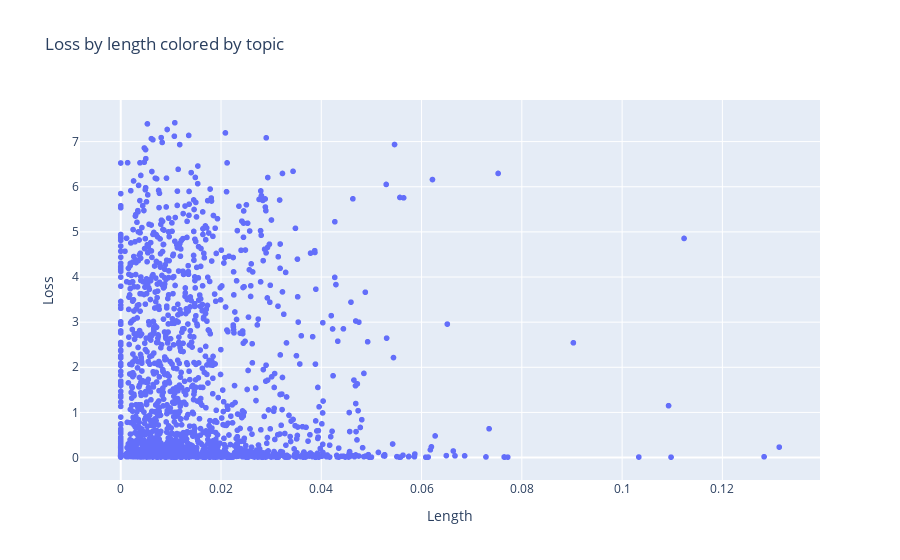

Notebook source saved alongside this figure:
### Code cell
fig = px.scatter(x=dataset_pandas["ratio_err"], y=dataset_pandas["loss"],
                 labels={"x": "Length", "y": "Loss"},
                 title="Loss by length colored by topic")

fig.show()

### Figure 1 — Plotly figure (JSON) as saved in the notebook; plotly's stock layout.template omitted (floating-point values rounded to 4 significant figures; data arrays with more than 128 entries replaced by an {"elided": "..."} marker saying what was removed)
{"data": [{"hovertemplate": "Length=%{x}<br>Loss=%{y}<extra></extra>", "legendgroup": "", "marker": {"color": "#636efa", "symbol": "circle"}, "mode": "markers", "name": "", "showlegend": false, "type": "scattergl", "x": {"elided": "2231 float values"}, "xaxis": "x", "y": {"elided": "2231 float values"}, "yaxis": "y"}], "layout": {"legend": {"tracegroupgap": 0}, "title": {"text": "Loss by length colored by topic"}, "xaxis": {"anchor": "y", "domain": [0, 1], "title": {"text": "Length"}}, "yaxis": {"anchor": "x", "domain": [0, 1], "title": {"text": "Loss"}}}}
